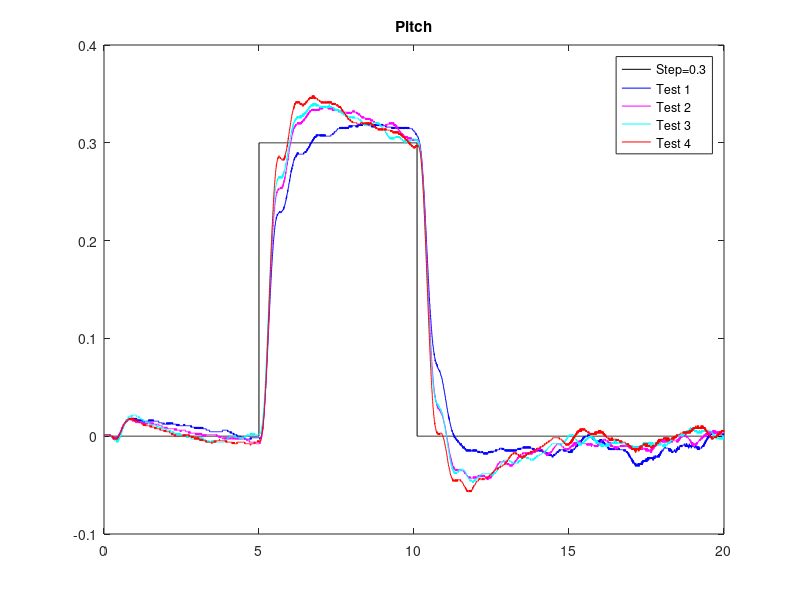
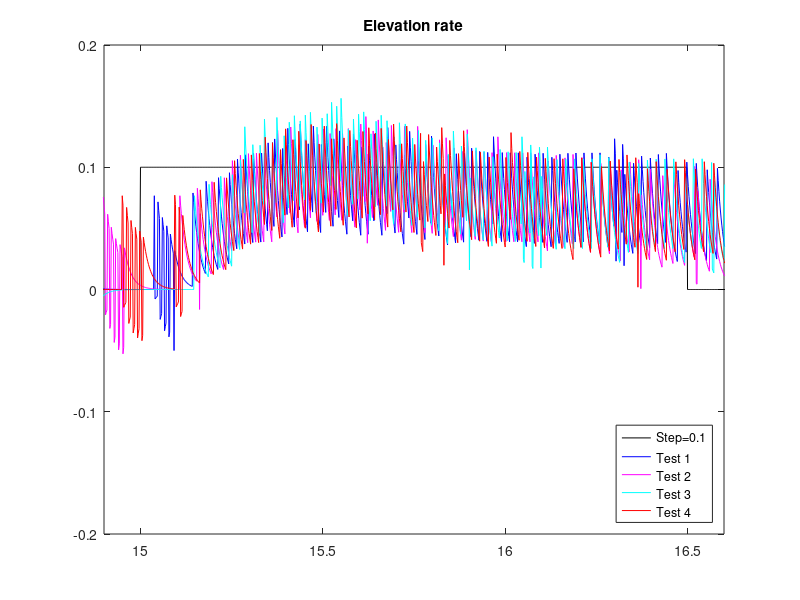

Reproduce these figures in MATLAB, in order.
clc
clear
close
Data = load('pitch2lqr.mat');
Data2 = load('pitch3lqr.mat');
Data3 = load('pitch4lqr.mat');
Data4 = load('pitch6lqr.mat');
Data5 = load('pitch5lqr.mat');

figure(1);
plot(Data.ans(1,:), Data.ans(2,:),'k')

hold on

plot(Data.ans(1,:), Data.ans(3,:),'b')

hold on
plot(Data2.ans(1,:), Data2.ans(3,:),'m')

hold on
plot(Data3.ans(1,:), Data3.ans(3,:),'c')

hold on
plot(Data4.ans(1,:), Data4.ans(3,:),'r')

title('Pitch');
legend('Step=0.3','Test 1','Test 2','Test 3','Test 4');
hold off
%%%%%%%%%%%%%%%%%%%%%%%%%%%%%%%%%%%%%%%%%%%%%%%

Data = load('elevationRate2lqr.mat');
Data2 = load('elevationRate3lqr.mat');
Data3 = load('elevationRate4lqr.mat');
Data4 = load('elevationRate6lqr.mat');
Data5 = load('elevationRate5lqr.mat');

figure(2);
plot(Data.ans(1,:), Data.ans(2,:),'k')

hold on

plot(Data.ans(1,:), Data.ans(3,:),'b')

hold on
plot(Data2.ans(1,:), Data2.ans(3,:),'m')

hold on
plot(Data3.ans(1,:), Data3.ans(3,:),'c')

hold on
plot(Data4.ans(1,:), Data4.ans(3,:),'r')
xlim([14.9 16.6]);
ylim([-0.2 0.2]);
title('Elevation rate');
legend('Step=0.1','Test 1','Test 2','Test 3','Test 4','Location','southeast');

